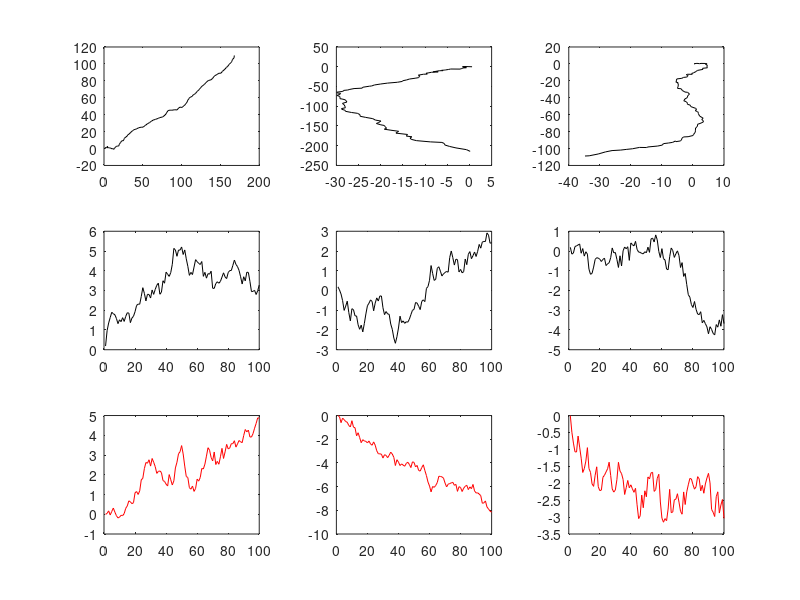
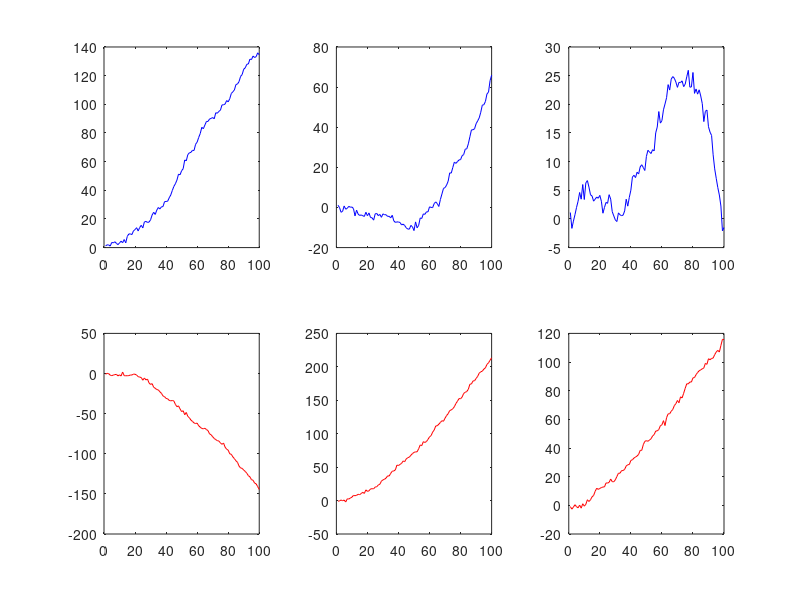
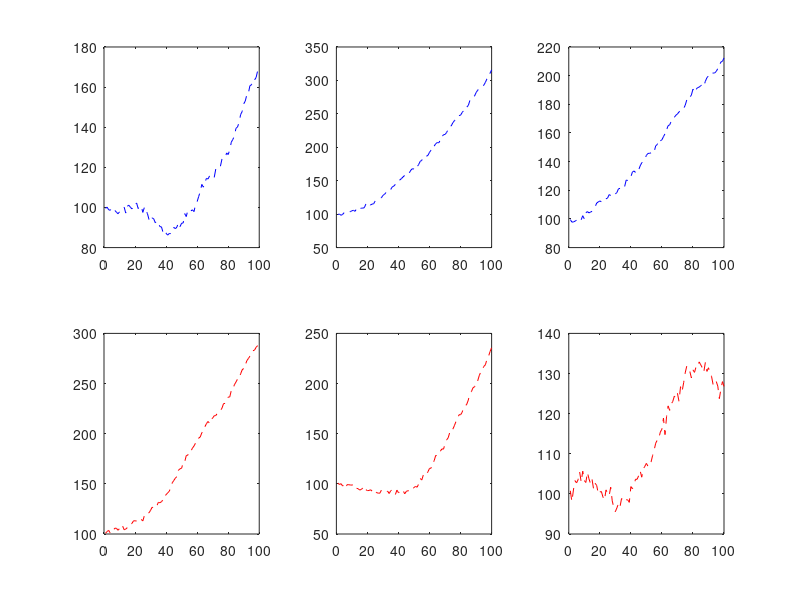
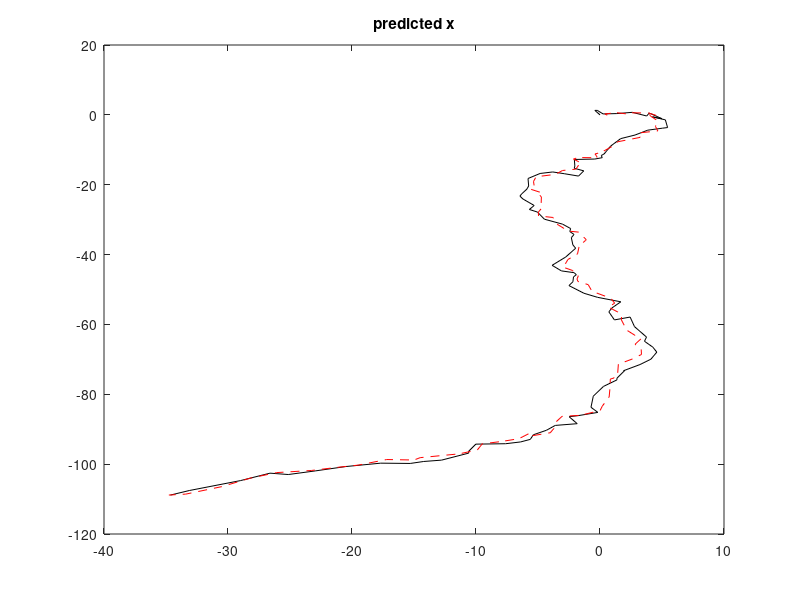

MATLAB code to generate these figures, in order:
%Variables for 2.1

clear;
clc;

T = 1/2;
sigma0 = 1/5;
sigmaU = 1/10;
sigmaW = 1/2;
sigmaL = 1;

m = 100;
K = 3;

D_U = diag([sigmaU, sigmaU]);
D_W = diag([sigmaW, sigmaW]);
D_0 = diag([sigma0, sigma0, sigma0, sigma0]);
Q = diag([sigmaW, sigmaW, sigmaU, sigmaU]);
I = diag([1, 1]);

H = [1 -0.3 0 0; -0.2 -1 0 0];
A = [1 0 T 0; 0 1 0 T; 0 0 1 0; 0 0 0 1];
c1 = [0; 100]
c2 = [-100; 0]

%Set the initial points for v and r

v = zeros(2, m);
r = zeros(2, m);
x = zeros(4, m);
x(:,1) = randn([4 1]) * sqrt(sigma0);
y(:,1) = H * x(:, 1) + (sqrt(I) * randn([2 1]));

l = (sqrt(I) * randn([2 1]));

z(1, 1) = norm(x(1:2, 1) - c1) + l(1, 1);
z(2, 1) = norm(x(1:2, 1) - c2) + l(2, 1);

%Variables of 2.2. Kalman filter

Pn = zeros(4, 4, m);
Pn_ =  zeros(4, 4, m);
x_ = zeros(4, m);
x_update = zeros(4, m);
R = zeros(2, 2);
S = zeros(2, 2, m);

P0 = diag([sigma0, sigma0, sigma0, sigma0]);

T = 1/2;


Pn(:, :, 1) = P0;

%meter en un bucle for de 1 a 3 para poder plotear 3 observaciones

for i = 1:K;
    
    for n = 2:m;

        s = sqrt(Q) * randn([4 1]);
        l = sqrt(I) * randn([2 1]);

        x(:, n) = A * x(:, n - 1) + s;
        y(:, n) = H * x(:, n) + l;

        z(1, n) = norm(x(1:2, n) - c1) + l(1, 1);
        z(2, n) = norm(x(1:2, n) - c2) + l(2, 1);


    end

    %Three sample trayectories (falta hacer esto tres veces y poner los puntos
    %c1 y c2)
    figure(1)
    subplot(3,3,i)
    plot(x(1, 1 : end), x(2, 1 : end),'k-');
    hold on;    
    subplot(3,3,i+3)
    plot(1:m, x(3,1 : m), 'k-');    
    subplot(3,3,i+6)
    plot(1:m, x(4,1 : m), 'r-');
    hold off;

    figure(2)    
    subplot(2,3,i)
    plot(1:m, y(1,1 : m), 'b-')
    hold on;
    subplot(2,3,i+3)
    plot(1:m, y(2,1 : m), 'r-')
    hold off;

    figure(3)    
    subplot(2,3,i)
    plot(1:m, z(1,1:m), 'b--')
    hold on;    
    subplot(2,3,i+3)
    plot(1:m, z(2,1:m), 'r--')
    hold off;
    
end

%KALMAN FILTER

for n = 2:m;
    %Predict
    Pn_(:,:,n) = A * Pn(:,:,n-1) * A' + Q;
    x_(:,n) = A * x_update(:,n-1);
    
    %Update
    S(:,:,n) = H * Pn_(:,:,n) * H' + I;
    x_update(:,n) = x_(:,n) + Pn_(:,:,n) * H' * inv(S(:,:,n)) * (y(:,n) - H * x_(:,n));
    Pn(:,:,n) = Pn_(:,:,n) - Pn_(:,:,n) * H' * inv(S(:,:,n)) * H *Pn_(:,:,n);
    
end


figure()
plot(x_update(1, 1 : end), x_update(2, 1 : end),'k-');
hold on;
plot(x(1, 1 : end), x(2, 1 : end),'r--');
title("predicted x")

%EXTENDED KALMAN FILTER

for n = 2:m;
    %Predict
    Pn_(:,:,n) = A * Pn(:,:,n-1) * A' + Q;
    x_(:,n) = A * x_update(:,n-1);
    J =[2*(x_(1, n-1)-c1(1)) 2*(x_(1, n-1)-c1(2)) 0 0; 2*(x_(2, n-1)-c2(1)) 2*(x_(2, n-1)-c2(2)) 0 0];
    
    %Update
    S(:,:,n) = J * Pn_(:,:,n) * J' + I;
    x_update(:,n) = x_(:,n) + Pn_(:,:,n) * J' * inv(S(:,:,n)) * (z(:,n) - J * x_(:,n));
    Pn(:,:,n) = Pn_(:,:,n) - Pn_(:,:,n) * J' * inv(S(:,:,n)) * J *Pn_(:,:,n);
    
    
end


figure()
plot(x_update(1, 1 : end), x_update(2, 1 : end),'k-');
hold on;
plot(x(1, 1 : end), x(2, 1 : end),'r--');
title("predicted x")

